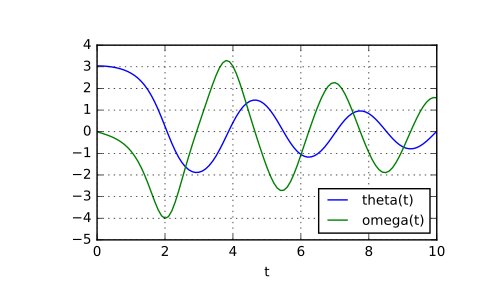

Reproduce this figure in Python.
# The second order differential equation for the angle `theta` of a
# pendulum acted on by gravity with friction can be written::

# theta''(t) + b*theta'(t) + c*sin(theta(t)) = 0

# where `b` and `c` are positive constants, and a prime (') denotes a
# derivative.  To solve this equation with `odeint`, we must first convert
# it to a system of first order equations.  By defining the angular
# velocity ``omega(t) = theta'(t)``, we obtain the system::

# theta'(t) = omega(t)
# omega'(t) = -b*omega(t) - c*sin(theta(t))

# Let `y` be the vector [`theta`, `omega`].  We implement this system
# in python as:

def pend(y, t, b, c):
    theta, omega = y
    dydt = [omega, -b*omega - c*np.sin(theta)]
    return dydt
# ...

# We assume the constants are `b` = 0.25 and `c` = 5.0:

b = 0.25
c = 5.0

# For initial conditions, we assume the pendulum is nearly vertical
# with `theta(0)` = `pi` - 0.1, and it initially at rest, so
# `omega(0)` = 0.  Then the vector of initial conditions is

y0 = [np.pi - 0.1, 0.0]

# We generate a solution 101 evenly spaced samples in the interval
# 0 <= `t` <= 10.  So our array of times is:

t = np.linspace(0, 10, 101)

# Call `odeint` to generate the solution.  To pass the parameters
# `b` and `c` to `pend`, we give them to `odeint` using the `args`
# argument.

from scipy.integrate import odeint
sol = odeint(pend, y0, t, args=(b, c))

# The solution is an array with shape (101, 2).  The first column
# is `theta(t)`, and the second is `omega(t)`.  The following code
# plots both components.

import matplotlib.pyplot as plt
plt.plot(t, sol[:, 0], 'b', label='theta(t)')
plt.plot(t, sol[:, 1], 'g', label='omega(t)')
plt.legend(loc='best')
plt.xlabel('t')
plt.grid()
plt.show()
